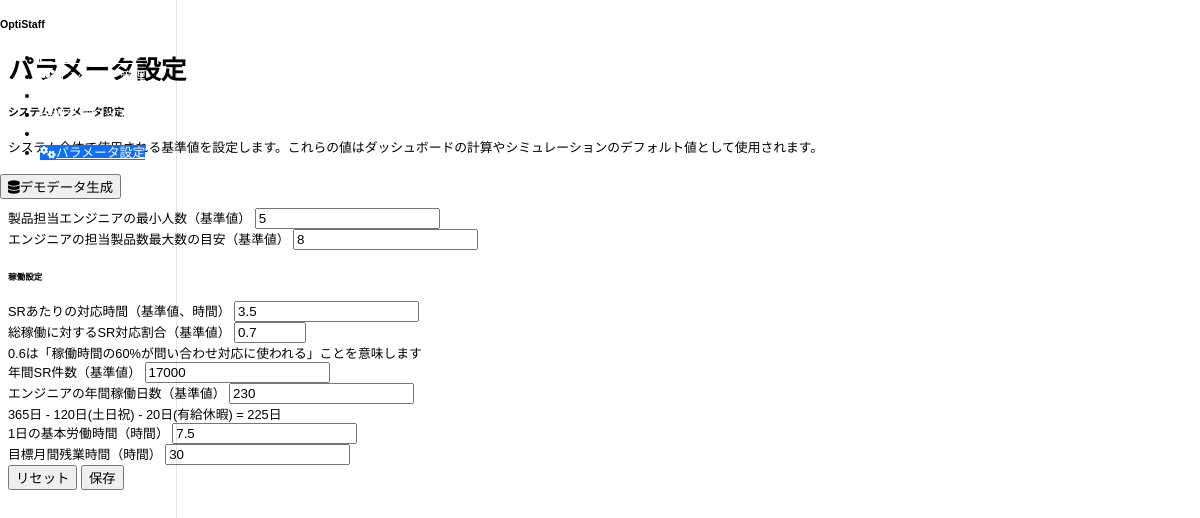
Page /parameters on the earlier database version.
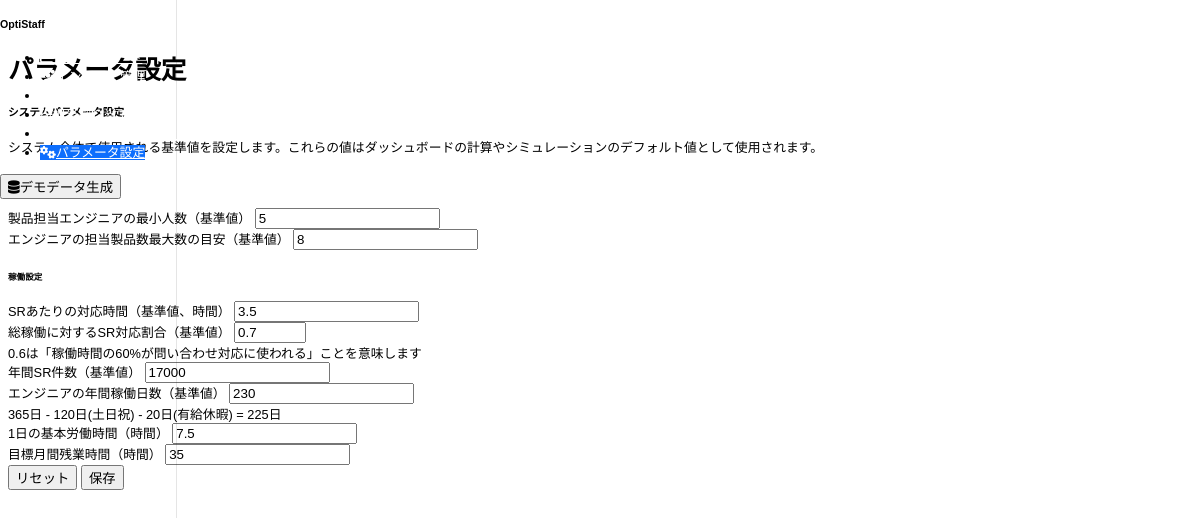
Same page on the later database version.
### models.py (models this page shows)
class Parameter(db.Model):
    id = db.Column(db.Integer, primary_key=True)
    key = db.Column(db.String(100), unique=True, nullable=False)
    value = db.Column(db.String(100), nullable=False)
    description = db.Column(db.String(255), nullable=True)
    created_at = db.Column(db.DateTime, default=datetime.utcnow)
    updated_at = db.Column(db.DateTime, default=datetime.utcnow, onupdate=datetime.utcnow)

### routes.py (the view)
@app.route('/parameters')
def parameters():
    params = Parameter.query.all()
    departments = db.session.query(Engineer.department).distinct().all()
    departments = [d[0] for d in departments]
    return render_template('parameters.html', params=params, departments=departments)

### templates/parameters.html (shortened to what this page needs)
{% extends 'base.html' %}
{% block title %}パラメータ設定{% endblock %}
{% block content %}
<div class="row mb-4">
    <div class="col-md-12">
        <div class="card">
            <div class="card-header">
                <h5 class="card-title mb-0">システムパラメータ設定</h5>
            </div>
            <div class="card-body">
                <p class="text-muted">システム全体で使用される基準値を設定します。これらの値はダッシュボードの計算やシミュレーションのデフォルト値として使用されます。</p>
                <form action="{{ url_for('update_parameters') }}" method="post">
                    <div class="row g-4">
                        <div class="col-md-6">
                            <div class="card h-100">
                                <div class="card-header">
                                    <h6 class="card-title mb-0">リソース設定</h6>
                                </div>
                                <div class="card-body">
                                    {% for param in params %}
                                    {% if param.key in ['min_engineers_per_product', 'max_products_per_engineer'] %}
                                    <div class="mb-3">
                                        <label for="{{ param.key }}" class="form-label">{{ param.description }}</label>
                                        <input type="number" class="form-control" id="{{ param.key }}" name="param_{{ param.key }}" value="{{ param.value }}" min="1" step="1" required>
                                    </div>
                                    {% endif %}
                                    {% endfor %}
                                </div>
                            </div>
                        </div>
                        <div class="col-md-6">
                            <div class="card h-100">
                                <div class="card-header">
                                    <h6 class="card-title mb-0">稼働設定</h6>
                                </div>
                                <div class="card-body">
                                    {% for param in params %}
                                    {% if param.key in ['hours_per_inquiry', 'inquiry_work_ratio', 'total_annual_inquiries', 'annual_working_days', 'daily_working_hours', 'target_monthly_overtime'] %}
                                    <div class="mb-3">
                                        <label for="{{ param.key }}" class="form-label">{{ param.description }}</label>
                                        {% if param.key == 'inquiry_work_ratio' %}
                                        <input type="number" class="form-control" id="{{ param.key }}" name="param_{{ param.key }}" value="{{ param.value }}" min="0.1" max="1" step="0.01" required>
                                        <div class="form-text">0.6は「稼働時間の60%が問い合わせ対応に使われる」ことを意味します</div>
                                        {% elif param.key in ['hours_per_inquiry', 'daily_working_hours'] %}
                                        <input type="number" class="form-control" id="{{ param.key }}" name="param_{{ param.key }}" value="{{ param.value }}" min="0.1" step="0.1" required>
                                        {% else %}
                                        <input type="number" class="form-control" id="{{ param.key }}" name="param_{{ param.key }}" value="{{ param.value }}" min="1" step="1" required>
                                        {% endif %}
                                        {% if param.key == 'annual_working_days' %}
                                        <div class="form-text">365日 - 120日(土日祝) - 20日(有給休暇) = 225日</div>
                                        {% endif %}
                                    </div>
                                    {% endif %}
                                    {% endfor %}
                                </div>
                            </div>
                        </div>
                    </div>
                    <div class="d-grid gap-2 d-md-flex justify-content-md-end mt-4">
                        <button type="reset" class="btn btn-secondary">リセット</button>
                        <button type="submit" class="btn btn-primary">保存</button>
                    </div>
                </form>
            </div>
        </div>
    </div>
</div>
{% endblock %}

### templates/base.html (shortened to what this page needs)
<!DOCTYPE html>
<html lang="ja" data-bs-theme="dark">
<head>
    <link href="https://cdn.replit.com/agent/bootstrap-agent-dark-theme.min.css" rel="stylesheet">
    <link rel="stylesheet" href="https://cdnjs.cloudflare.com/ajax/libs/font-awesome/6.4.0/css/all.min.css">
    <link rel="stylesheet" href="https://cdn.datatables.net/1.11.5/css/dataTables.bootstrap5.min.css">
    <link rel="stylesheet" href="{{ url_for('static', filename='css/custom.css') }}">
</head>
<body>
    <div class="container-fluid">
        <div class="row">
            <div class="col-md-3 col-lg-2 d-md-block bg-body-tertiary sidebar collapse">
                <div class="position-sticky pt-3">
                    <div class="text-center mb-4">
                        <h5>OptiStaff</h5>
                    </div>
                    <ul class="nav flex-column">
                        <li class="nav-item">
                            <a class="nav-link {% if request.path == '/' %}active{% endif %}" href="{{ url_for('dashboard') }}">
                                <i class="fas fa-chart-line me-2"></i>ダッシュボード
                            </a>
                        </li>
                        <li class="nav-item">
                            <a class="nav-link {% if request.path == '/engineers' %}active{% endif %}" href="{{ url_for('engineers') }}">
                                <i class="fas fa-users me-2"></i>エンジニア管理
                            </a>
                        </li>
                        <li class="nav-item">
                            <a class="nav-link {% if request.path == '/products' %}active{% endif %}" href="{{ url_for('products') }}">
                                <i class="fas fa-box me-2"></i>製品管理
                            </a>
                        </li>
                        <li class="nav-item">
                            <a class="nav-link {% if request.path == '/assignments' %}active{% endif %}" href="{{ url_for('assignments') }}">
                                <i class="fas fa-tasks me-2"></i>担当割り当て
                            </a>
                        </li>
                        <li class="nav-item">
                            <a class="nav-link {% if request.path == '/simulation' %}active{% endif %}" href="{{ url_for('simulation') }}">
                                <i class="fas fa-calculator me-2"></i>稼働シミュレーション
                            </a>
                        </li>
                        <li class="nav-item">
                            <a class="nav-link {% if request.path == '/parameters' %}active{% endif %}" href="{{ url_for('parameters') }}">
                                <i class="fas fa-cogs me-2"></i>パラメータ設定
                            </a>
                        </li>
                    </ul>
                    <div class="d-grid gap-2 px-3">
                        <button id="generateDemoData" class="btn btn-sm btn-outline-warning">
                            <i class="fas fa-database me-2"></i>デモデータ生成
                        </button>
                    </div>
                </div>
            </div>
            <main class="col-md-9 ms-sm-auto col-lg-10 px-md-4">
                <div class="d-flex justify-content-between flex-wrap flex-md-nowrap align-items-center pt-3 pb-2 mb-3 border-bottom">
                    <h1 class="h2">{% block title %}{% endblock %}</h1>
                </div>
                {% block content %}{% endblock %}
            </main>
        </div>
    </div>
</body>
</html>

### static/css/custom.css (style rules this page uses)
body { font-size: 80%; }
.sidebar { position: fixed; top: 0; bottom: 0; left: 0; z-index: 100; padding: 0; box-shadow: inset -1px 0 0 rgba(0, 0, 0, .1); min-height: 100vh; }
.sidebar .nav-link { color: white !important; font-weight: 500; }
.sidebar .nav-link.active { color: white !important; background-color: #0d6efd !important; border-left-color: white !important; }
.card { transition: all 0.3s ease; }
main { padding-top: 1.5rem; padding-bottom: 1.5rem; }
body { font-family: 'Hiragino Kaku Gothic Pro', 'Meiryo', sans-serif; }

Differences in the rows shown:
changed Parameter "目標月間残業時間（時間）": value "30" → "35"
